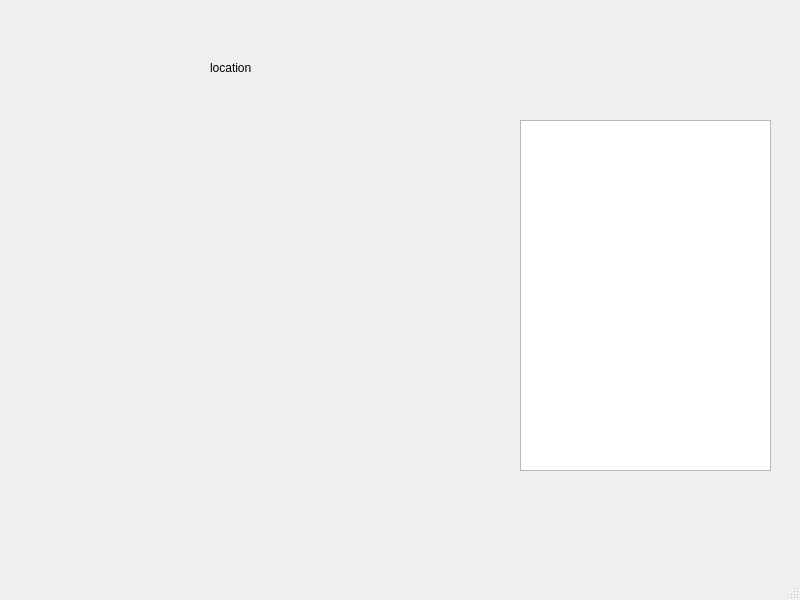
<?xml version="1.0" encoding="UTF-8"?>
<ui version="4.0">
 <class>MainWindow</class>
 <widget class="QMainWindow" name="MainWindow">
  <property name="geometry">
   <rect>
    <x>0</x>
    <y>0</y>
    <width>800</width>
    <height>600</height>
   </rect>
  </property>
  <property name="windowTitle">
   <string>MainWindow</string>
  </property>
  <widget class="QWidget" name="centralwidget">
   <widget class="QTextEdit" name="textEdit">
    <property name="geometry">
     <rect>
      <x>520</x>
      <y>120</y>
      <width>251</width>
      <height>351</height>
     </rect>
    </property>
   </widget>
   <widget class="QLabel" name="label">
    <property name="geometry">
     <rect>
      <x>210</x>
      <y>60</y>
      <width>55</width>
      <height>16</height>
     </rect>
    </property>
    <property name="text">
     <string>location</string>
    </property>
   </widget>
  </widget>
  <widget class="QMenuBar" name="menubar">
   <property name="geometry">
    <rect>
     <x>0</x>
     <y>0</y>
     <width>800</width>
     <height>26</height>
    </rect>
   </property>
  </widget>
  <widget class="QStatusBar" name="statusbar"/>
 </widget>
 <resources/>
 <connections/>
</ui>
